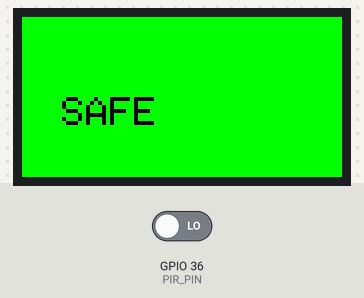
Bench run of a program on a simulated ESP32. Parts: 160×80 colour display. The test bench sets the inputs (shaded band); at power-on: GPIO 36 (PIR_PIN) LOW. WiFi joins after 1.5 s; servers stay silent unless stated; no MQTT or app messages arrive unless stated; what the program prints to the serial monitor is not drawn.

Above: at 6.4 s.
6.5 s: GPIO 36 (PIR_PIN) driven HIGH
At 7.7 s:
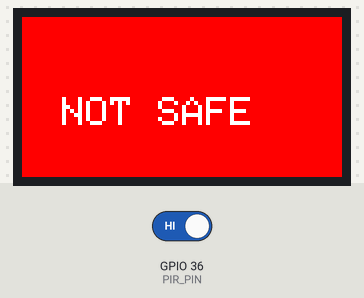
8.0 s: GPIO 36 (PIR_PIN) driven LOW
At 11.0 s:
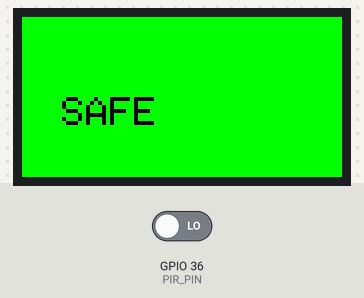
Timing chart, 0 to 12.5 s (numbered marks = the images above; inputs shaded):
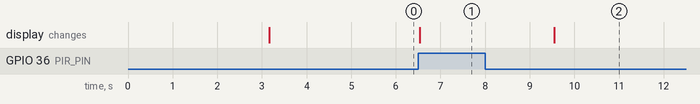

The program:

main.cpp
```cpp
#include <Arduino.h>
#include <M5StickC.h>
#include <WiFi.h>
#include <WiFiClient.h>
#include <PubSubClient.h>
#include <ArduinoJson.h>

// PIR Sensor Pin
#define PIR_PIN 36

// Wi-Fi Credentials
#define WIFI_SSID "Nan"
#define WIFI_PASSWD "Yuna2003"

// MQTT Settings
#define MQTT_SERVER "192.168.137.1"
#define MQTT_PORT 1883
#define MQTT_TOPIC "safety/alert"
#define MQTT_CLIENT_ID "Puncharus_device"

WiFiClient espClient;
PubSubClient mqtt_client(espClient);
JsonDocument doc;

// Variable to track motion state
int lastMotionState = LOW;
int currentMotionState = LOW;

void connectWiFi() {
  Serial.print("Connecting to WiFi...");
  WiFi.begin(WIFI_SSID, WIFI_PASSWD);
  while (WiFi.status() != WL_CONNECTED) {
    Serial.print(".");
    delay(1000);
  }
  Serial.println("\nWiFi connected!");
  Serial.printf("IP Address: %s\n", WiFi.localIP().toString().c_str());
}

void connectMQTT() {
  while (!mqtt_client.connected()) {
    Serial.print("Connecting to MQTT...");
    if (mqtt_client.connect(MQTT_CLIENT_ID)) {
      Serial.println("Connected!");
      mqtt_client.subscribe(MQTT_TOPIC);  // Subscribe to topic if needed
    } else {
      Serial.print("Failed, rc=");
      Serial.print(mqtt_client.state());
      Serial.println(" retrying in 5 seconds...");
      delay(5000);
    }
  }
}

void setup() {
  delay(3000);  // Wait a moment for system startup

  M5.begin();
  Serial.begin(115200);

  pinMode(PIR_PIN, INPUT);

  M5.Lcd.setRotation(3);
  M5.Lcd.fillScreen(GREEN);
  M5.Lcd.setTextColor(BLACK);
  M5.Lcd.setTextSize(2);
  M5.Lcd.setCursor(20, 40);
  M5.Lcd.print("SAFE");

  connectWiFi();
  mqtt_client.setServer(MQTT_SERVER, MQTT_PORT);
  connectMQTT();
}

// Time between motion state changes in milliseconds
#define DEBOUNCE_TIME 3000

// Variable to store the last time motion state changed
unsigned long lastMotionChangeTime = 0;

void loop() {
  if (!mqtt_client.connected()) {
    connectMQTT();
  }
  mqtt_client.loop();  // Ensure MQTT stays connected

  currentMotionState = digitalRead(PIR_PIN);  // Read the PIR sensor state
  unsigned long currentMillis = millis();

  // Check if motion state has changed (debounce)
  if (currentMotionState != lastMotionState && (currentMillis - lastMotionChangeTime >= DEBOUNCE_TIME)) {
    lastMotionChangeTime = currentMillis;  // Update debounce time
    String motionStatus = (currentMotionState == HIGH) ? "NOT SAFE" : "SAFE";

    // Print the current motion state to the Serial Monitor
    Serial.print("Motion State: ");
    Serial.println(motionStatus);

    // Prepare the JSON payload
    char payload[200];
    doc.clear();
    doc["millis"] = currentMillis;
    doc["mac"] = WiFi.macAddress().c_str();
    doc["rssi"] = WiFi.RSSI();
    doc["ip"] = WiFi.localIP().toString().c_str();
    doc["motion"] = motionStatus.c_str();  // "SAFE" or "NOT SAFE"
    serializeJson(doc, payload);
    mqtt_client.publish(MQTT_TOPIC, payload);  // Publish to MQTT broker

    // Update LCD based on motion state
    if (currentMotionState == HIGH) {
      M5.Lcd.fillScreen(RED);  // Not safe, motion detected
      M5.Lcd.setCursor(20, 40);
      M5.Lcd.setTextColor(WHITE);
      M5.Lcd.print("NOT SAFE");
    } else {
      M5.Lcd.fillScreen(GREEN);  // Safe, no motion detected
      M5.Lcd.setCursor(20, 40);
      M5.Lcd.setTextColor(BLACK);
      M5.Lcd.print("SAFE");
    }

    lastMotionState = currentMotionState;  // Update last motion state
  }

  delay(100);  // Small delay to avoid flooding the MQTT server
}
```

Measured:
- after the input at 6.5 s, the display: changes at once (image 1)
- after the input at 8.0 s, the display: changes after 1.6 s (image 2)
